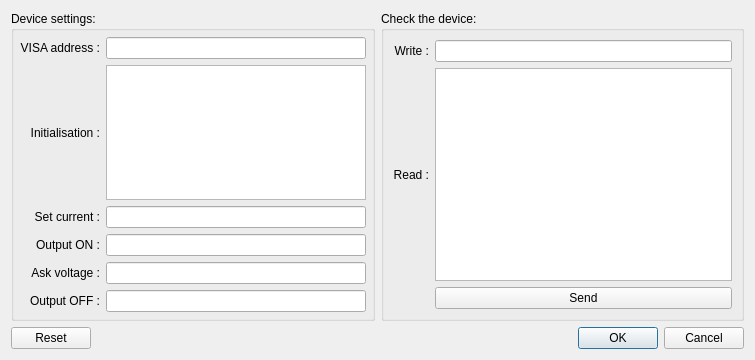
<?xml version="1.0" encoding="UTF-8"?>
<ui version="4.0">
 <class>Dlg_VISA</class>
 <widget class="QDialog" name="Dlg_VISA">
  <property name="geometry">
   <rect>
    <x>0</x>
    <y>0</y>
    <width>755</width>
    <height>360</height>
   </rect>
  </property>
  <property name="windowTitle">
   <string>Dialog</string>
  </property>
  <layout class="QGridLayout" name="gridLayout_3">
   <item row="0" column="0">
    <widget class="QGroupBox" name="gridGroupBox">
     <property name="title">
      <string>Device settings:</string>
     </property>
     <layout class="QGridLayout" name="gridLayout">
      <property name="margin">
       <number>6</number>
      </property>
      <item row="6" column="0">
       <widget class="QLabel" name="label_6">
        <property name="text">
         <string>Output OFF :</string>
        </property>
        <property name="alignment">
         <set>Qt::AlignRight|Qt::AlignTrailing|Qt::AlignVCenter</set>
        </property>
       </widget>
      </item>
      <item row="0" column="0">
       <widget class="QLabel" name="label">
        <property name="text">
         <string>VISA address :</string>
        </property>
        <property name="alignment">
         <set>Qt::AlignRight|Qt::AlignTrailing|Qt::AlignVCenter</set>
        </property>
       </widget>
      </item>
      <item row="5" column="0">
       <widget class="QLabel" name="label_3">
        <property name="text">
         <string>Ask voltage :</string>
        </property>
        <property name="alignment">
         <set>Qt::AlignRight|Qt::AlignTrailing|Qt::AlignVCenter</set>
        </property>
       </widget>
      </item>
      <item row="4" column="0">
       <widget class="QLabel" name="label_5">
        <property name="text">
         <string>Output ON :</string>
        </property>
        <property name="alignment">
         <set>Qt::AlignRight|Qt::AlignTrailing|Qt::AlignVCenter</set>
        </property>
       </widget>
      </item>
      <item row="2" column="0">
       <widget class="QLabel" name="label_4">
        <property name="text">
         <string>Initialisation :</string>
        </property>
        <property name="alignment">
         <set>Qt::AlignRight|Qt::AlignTrailing|Qt::AlignVCenter</set>
        </property>
       </widget>
      </item>
      <item row="6" column="1">
       <widget class="QLineEdit" name="lineEdit_5">
        <property name="minimumSize">
         <size>
          <width>200</width>
          <height>0</height>
         </size>
        </property>
       </widget>
      </item>
      <item row="4" column="1">
       <widget class="QLineEdit" name="lineEdit_3">
        <property name="minimumSize">
         <size>
          <width>200</width>
          <height>0</height>
         </size>
        </property>
       </widget>
      </item>
      <item row="2" column="1">
       <widget class="QPlainTextEdit" name="plainTextEdit">
        <property name="minimumSize">
         <size>
          <width>200</width>
          <height>0</height>
         </size>
        </property>
       </widget>
      </item>
      <item row="0" column="1">
       <widget class="QLineEdit" name="lineEdit">
        <property name="minimumSize">
         <size>
          <width>200</width>
          <height>0</height>
         </size>
        </property>
       </widget>
      </item>
      <item row="3" column="1">
       <widget class="QLineEdit" name="lineEdit_2">
        <property name="minimumSize">
         <size>
          <width>200</width>
          <height>0</height>
         </size>
        </property>
       </widget>
      </item>
      <item row="5" column="1">
       <widget class="QLineEdit" name="lineEdit_4">
        <property name="minimumSize">
         <size>
          <width>200</width>
          <height>0</height>
         </size>
        </property>
       </widget>
      </item>
      <item row="3" column="0">
       <widget class="QLabel" name="label_2">
        <property name="text">
         <string>Set current :</string>
        </property>
        <property name="alignment">
         <set>Qt::AlignRight|Qt::AlignTrailing|Qt::AlignVCenter</set>
        </property>
       </widget>
      </item>
      <item row="1" column="1">
       <spacer name="verticalSpacer">
        <property name="orientation">
         <enum>Qt::Vertical</enum>
        </property>
        <property name="sizeHint" stdset="0">
         <size>
          <width>20</width>
          <height>40</height>
         </size>
        </property>
       </spacer>
      </item>
      <item row="1" column="0">
       <spacer name="verticalSpacer_2">
        <property name="orientation">
         <enum>Qt::Vertical</enum>
        </property>
        <property name="sizeHint" stdset="0">
         <size>
          <width>20</width>
          <height>40</height>
         </size>
        </property>
       </spacer>
      </item>
     </layout>
    </widget>
   </item>
   <item row="0" column="1">
    <widget class="QGroupBox" name="gridGroupBox_2">
     <property name="title">
      <string>Check the device:</string>
     </property>
     <layout class="QGridLayout" name="gridLayout_2">
      <item row="1" column="1">
       <widget class="QPlainTextEdit" name="plainTextEdit_2">
        <property name="readOnly">
         <bool>true</bool>
        </property>
       </widget>
      </item>
      <item row="1" column="0">
       <widget class="QLabel" name="label_8">
        <property name="text">
         <string>Read :</string>
        </property>
        <property name="alignment">
         <set>Qt::AlignRight|Qt::AlignTrailing|Qt::AlignVCenter</set>
        </property>
       </widget>
      </item>
      <item row="0" column="0">
       <widget class="QLabel" name="label_7">
        <property name="text">
         <string>Write :</string>
        </property>
        <property name="alignment">
         <set>Qt::AlignRight|Qt::AlignTrailing|Qt::AlignVCenter</set>
        </property>
       </widget>
      </item>
      <item row="0" column="1">
       <widget class="QLineEdit" name="lineEdit_6">
        <property name="minimumSize">
         <size>
          <width>100</width>
          <height>0</height>
         </size>
        </property>
       </widget>
      </item>
      <item row="2" column="1">
       <widget class="QPushButton" name="pB_Send">
        <property name="text">
         <string>Send</string>
        </property>
       </widget>
      </item>
     </layout>
    </widget>
   </item>
   <item row="1" column="0" colspan="2">
    <widget class="QDialogButtonBox" name="buttonBox">
     <property name="orientation">
      <enum>Qt::Horizontal</enum>
     </property>
     <property name="standardButtons">
      <set>QDialogButtonBox::Cancel|QDialogButtonBox::Ok|QDialogButtonBox::Reset</set>
     </property>
     <property name="centerButtons">
      <bool>false</bool>
     </property>
    </widget>
   </item>
  </layout>
 </widget>
 <resources/>
 <connections>
  <connection>
   <sender>buttonBox</sender>
   <signal>accepted()</signal>
   <receiver>Dlg_VISA</receiver>
   <slot>accept()</slot>
   <hints>
    <hint type="sourcelabel">
     <x>248</x>
     <y>254</y>
    </hint>
    <hint type="destinationlabel">
     <x>157</x>
     <y>274</y>
    </hint>
   </hints>
  </connection>
  <connection>
   <sender>buttonBox</sender>
   <signal>rejected()</signal>
   <receiver>Dlg_VISA</receiver>
   <slot>reject()</slot>
   <hints>
    <hint type="sourcelabel">
     <x>316</x>
     <y>260</y>
    </hint>
    <hint type="destinationlabel">
     <x>286</x>
     <y>274</y>
    </hint>
   </hints>
  </connection>
 </connections>
</ui>
